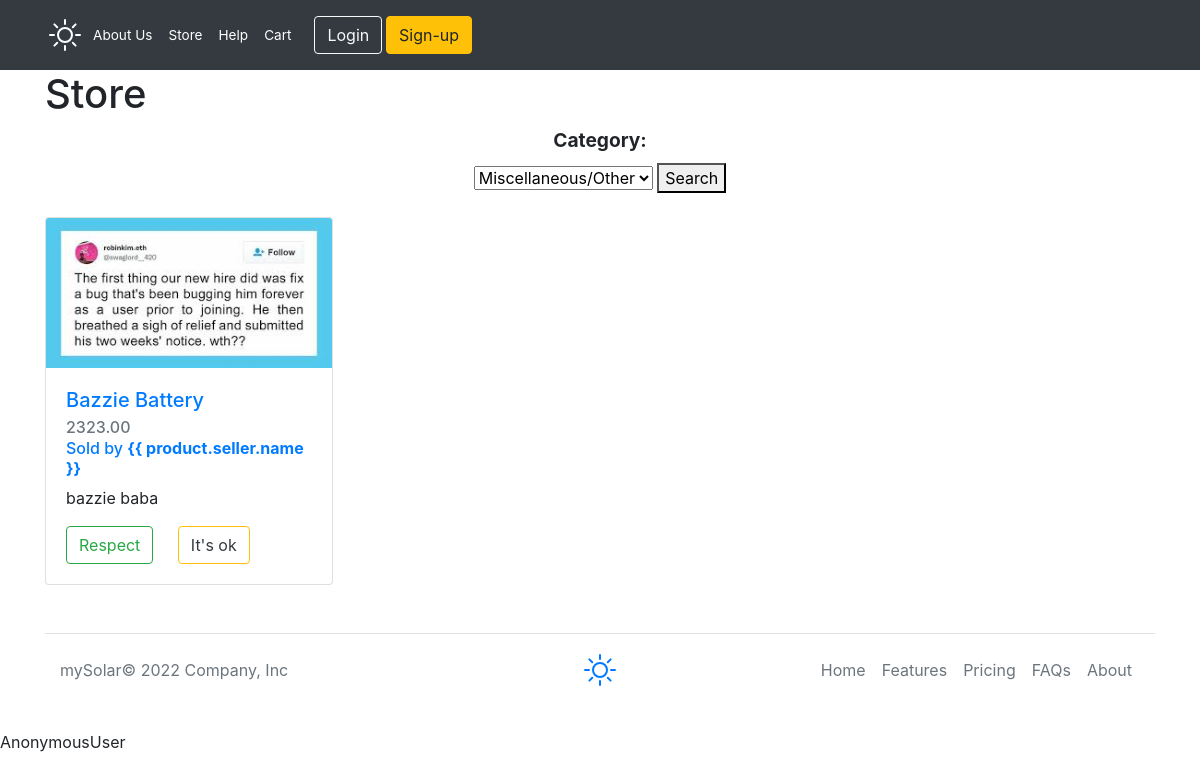
The page /shop on the database as committed earlier.
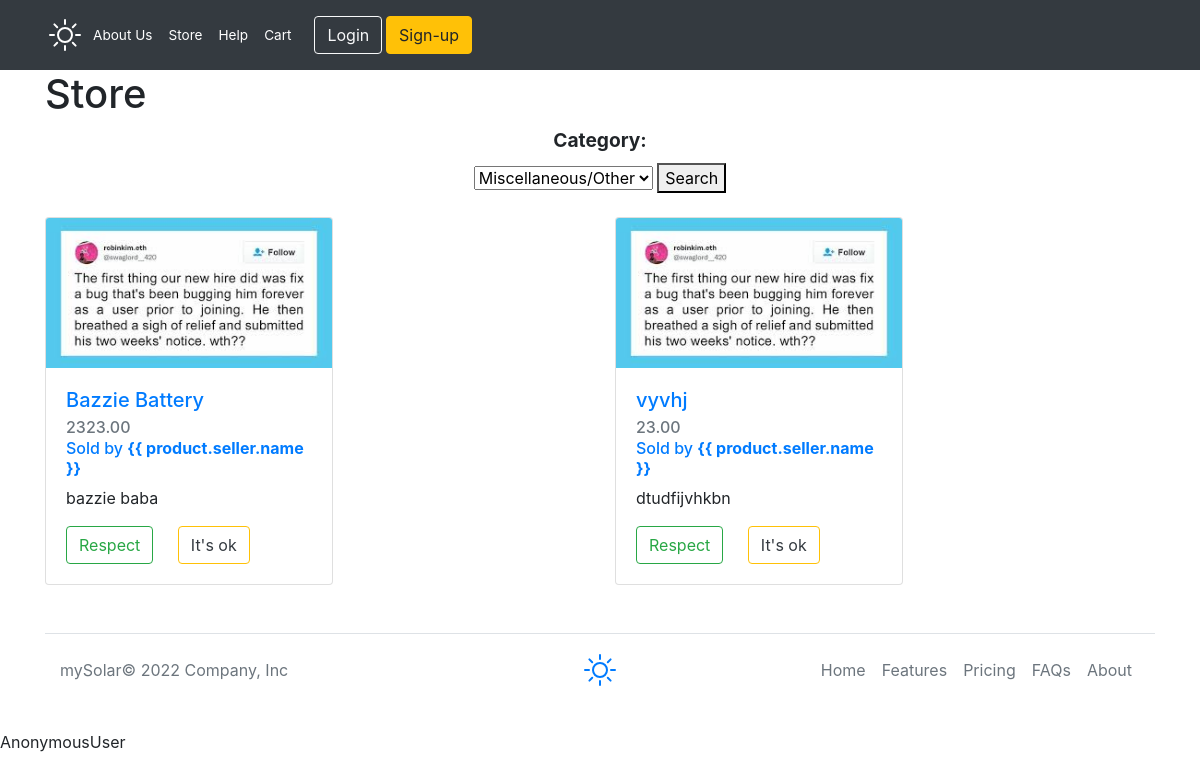
The same page on the database as committed later.
### mySolarApp/models.py (models this page shows, shortened)
class Product(models.Model):
    def close_product(self):
        self.is_closed = True
        self.save()
    """
    Product model

    stores info about products
    stores info about seller
    has title and picture of item (could later change it to accomodate multiple pictures)
    short and long description of the product (one is to be seen on the store page, the other is visible on the moreInfo about product page)
    stores the product in a category for search optimization
    has fields to check if it is still in stock or is closed (in the case that someone tries to access it and they try to buy an item thats closed)
    """
    SLP = "SLP"  # solar panels
    BAT = "BAT"  # batteries
    INV = "INV"  # inverters
    CHA_CTRL = "CHA_CTRL"  # charge controllers
    WAT_PUMPS = "WAT_PUMPS"  # water pumps
    ACC = "ACC"  # accessories
    TOOLS = "TOOLS"  # tools
    MISC = "MISC"  # miscellaneous
    CATEGORY = [
        (SLP, "Solar Panels"),
        (BAT, "Batteries"),
        (INV, "Inverters"),
        (CHA_CTRL, "Charge Controllers"),
        (WAT_PUMPS, "Water Pumps"),
        (ACC, "Accessories"),
        (TOOLS, "Tools"),
        (MISC, "Miscellaneous/Other"),
    ]
    seller = models.ForeignKey(
        Profile, on_delete=models.SET(close_product), related_name="product_seller")
    title = models.CharField(max_length=64)
    pic = models.ImageField(blank=True, height_field=None,
                            width_field=None, upload_to='product_images')
    short_desc = models.CharField("Short Description", max_length=150)
    long_desc = models.CharField("Long Description", max_length=5000)
    category = models.CharField(max_length=10, choices=CATEGORY, default=MISC)
    price = models.DecimalField(max_digits=6, decimal_places=2)
    in_stock = models.BooleanField(default=True)
    is_closed = models.BooleanField(default=False)

### mySolarApp/views.py (the view)
# urls.py: path("shop", shop, name="shop"),
def shop(request):
    f = Product.objects.all()
    categoryForm = categoryProductsForm()
    if len(f) != 0:
        context = {
            "products": f,
            "categoryForm": categoryForm
        }
    else:
        context = {"products": "None"}
    return render(request, "mySolar/store.html", context)

### mySolarApp/forms.py
class categoryProductsForm(forms.ModelForm):
    class Meta:
        model = Product
        fields = {"category"}

### mySolarApp/templates/mySolar/store.html (shortened to what this page needs)
{% extends 'mySolar/layout.html' %}
{% load static %}
{% block body %}
<h1>Store</h1>
<form action="categoryProducts" method="POST">
  {{categoryForm}}
  <button type="submit">Search</button>
</form>
<br>
<div class="row row-cols-1 row-cols-md-2 row-cols-lg-4 mb-3 ">
  {% for product in products %}
  <div class="col mb-4">
    <a href="{% url 'product' product.pk %}">
      <div class="card" style="width: 18rem;">
        <img src="{% static 'respect1000.jpg' %}" class="card-img-top" alt="...">
        <div class="card-body">
          <h5 class="card-title">{{ product.title }}</h5>
          <h6 class="card-subtitle mb-2 text-muted">{{ product.price }}</h6>
          <h6 class="card-subtitle mb-2 text-muted">Sold by <a href="{% url 'sellerInfo' product.seller.pk %}"><b>{{
                product.seller.name }}</b></a></h6>
          <p class="card-text">{{ product.short_desc }}</p>
          <a href="#" class="btn btn-outline-success card-link">Respect</a>
          <a href="#" class="btn btn-outline-warning text-dark card-link">It's ok</a>
        </div>
      </div>
    </a>
  </div>
  {% endfor %}
</div>
{% endblock %}

### mySolarApp/templates/mySolar/layout.html (shortened to what this page needs)
<!DOCTYPE html>
<html>
<head>
  {% load static %}
  <link href="{% static 'mySolar/bootstrap.min.css' %}" rel="stylesheet">
  <link rel="stylesheet" href="{% static 'mySolar/index.css' %}">
</head>
<body>
  {% if request.user.is_authenticated == False %}
  <header id="UNAUTHORIZED" class="p-3 bg-dark text-white">
    <div class="container text-small">
      <div class="d-flex flex-wrap align-items-center justify-content-center justify-content-lg-start">
        <a href="/" class="d-flex align-items-center mb-2 mb-lg-0 text-white text-decoration-none">
        </a>
        <ul class="nav col-12 col-lg-auto me-lg-auto mb-2 justify-content-center mb-md-0">
          <li><a href="{% url 'about' %}" class="nav-link px-2 text-white">About Us</a></li>
          <li><a href="{% url 'shop' %}" class="nav-link px-2 text-white">Store</a></li>
          <li><a href="{% url 'help' %}" class="nav-link px-2 text-white">Help</a></li>
          <li><a href="#" class="nav-link px-2 text-white">Cart</a></li>
        </ul>
        <div class="text-end">
          <a href="{% url 'login' %}"><button type="button" class="btn btn-outline-light me-2">Login</button></a>
          <a href="{% url 'register' %}"><button type="button" class="btn btn-warning">Sign-up</button></a>
        </div>
      </div>
    </div>
  </header>
  {% endif %}
  <main class="container">
    {% block body %}
    {% endblock %}
  </main>
</body>
<div class="container">
  <footer class="d-flex flex-wrap justify-content-between align-items-center py-3 my-4 border-top">
    <p class="col-md-4 mb-0 text-muted">mySolar© 2022 Company, Inc</p>
    <a href="/"
      class="col-md-4 d-flex align-items-center justify-content-center mb-3 mb-md-0 me-md-auto link-dark text-decoration-none">
    </a>
    <ul class="nav col-md-4 justify-content-end">
      <li class="nav-item"><a href="/" class="nav-link px-2 text-muted">Home</a></li>
      <li class="nav-item"><a href="#" class="nav-link px-2 text-muted">Features</a></li>
      <li class="nav-item"><a href="#" class="nav-link px-2 text-muted">Pricing</a></li>
      <li class="nav-item"><a href="{% url 'help' %}" class="nav-link px-2 text-muted">FAQs</a></li>
      <li class="nav-item"><a href="{% url 'about' %}" class="nav-link px-2 text-muted">About</a></li>
    </ul>
  </footer>
</div>
{{ request.user }}
</html>

### mySolarApp/static/mySolar/index.css (style rules this page uses)
* { box-sizing: border-box; }
label { font-size: 1.2rem; display: block; font-weight: bold; }
form { text-align: center; margin: auto auto; }
.text-small { font-size: 85%; }

Rows that differ between the two databases and show on the page:
added Product: title "vyvhj", price "23.00", short_desc "dtudfijvhkbn"
